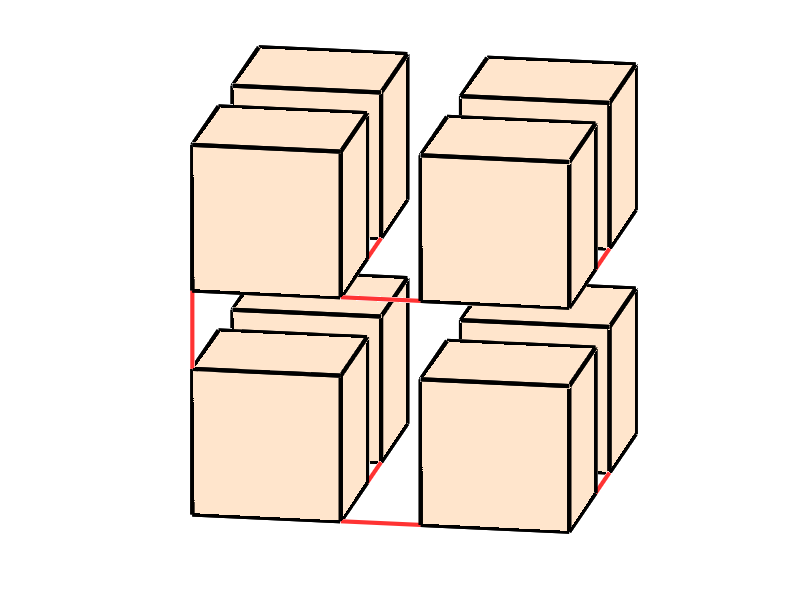

Here is the MATLAB script that generated this plot:
% Construct a minimum connecting link pattern (MCP) for a 2x2x2 rectangular prismatic assembly
%
% Reference:
% G. P. T. Choi, S. Chen, L. Mahadevan, 
% ``Control of connectivity and rigidity in prismatic assemblies.''
% Proceedings of the Royal Society A, 476(2244), 20200485, 2020.

L = 2; %length
M = 2; %width
N = 2; %height
ncube = L*M*N; %Number of cubes

% Order of the 8 vertices
%   8 - - 7
%  /     /|
% 5 - - 6 |
% | 4 - | 3
% |/    |/
% 1 - - 2


% Order of the cubes
%    [6] - [7]
%   /     / |
% [4] - [5] |
%  |     |  |
%  | [2] - [3]
%  |/    |/
% [0] - [1]

rown=ncube*18+1;
linkpairs=[
    8*0+2, 8*1+1;
    8*0+3, 8*2+2;
    8*1+3, 8*3+2;
   
    8*0+5, 8*4+1;
    
    8*4+2, 8*5+1;
    8*4+3, 8*6+2;
    8*5+3, 8*7+2;
    ];

% generate plot
v = zeros(8*L*M*N,3);
f = [];
for i = 0:M-1 
    for j = 0:L-1
        for k = 0:N-1
            n = k*(M*L)+L*i + j + 1;
            v(8*n-7,:) = [2*j,2*i,2*k];
            v(8*n-6,:) = [2*j+1.3,2*i,2*k];
            v(8*n-5,:) = [2*j+1.3,2*i+1.3,2*k];
            v(8*n-4,:) = [2*j,2*i+1.3,2*k];
            v(8*n-3,:) = [2*j,2*i,2*k+1.3];
            v(8*n-2,:) = [2*j+1.3,2*i,2*k+1.3];
            v(8*n-1,:) = [2*j+1.3,2*i+1.3,2*k+1.3];
            v(8*n,:) = [2*j,2*i+1.3,2*k+1.3];
            f = [f; 
                8*n-7, 8*n-4, 8*n-5, 8*n-6;
                8*n-3, 8*n-2, 8*n-1, 8*n-0;
                8*n-7, 8*n-3, 8*n-0, 8*n-4;
                8*n-6, 8*n-5, 8*n-1, 8*n-2;
                8*n-7, 8*n-6, 8*n-2, 8*n-3;
                8*n-5, 8*n-4, 8*n-0, 8*n-1];
        end
    end
end

fig = figure; hold on
%  plot the links
for i = 1:length(linkpairs)
    plot3(v(linkpairs(i,:),1), v(linkpairs(i,:),2), v(linkpairs(i,:),3),'Color',[255 51 51]/255,'LineWidth',3);
end
% plot the cubes
patch('Faces',f,'Vertices',v,'FaceColor',[255 229 204]/255,'LineWidth',3);
axis equal tight off
view([10 15])

